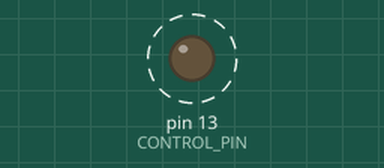
Simulated run of this sketch. Board: Arduino Uno, built with avr-gcc and run on an emulated ATmega328P. Parts: output pins drawn as LEDs (lit = HIGH). Dashed ring = blinking.

Above: at 0.6 s.
Timing chart, 0 to 5.9 s (numbered marks = the images above):
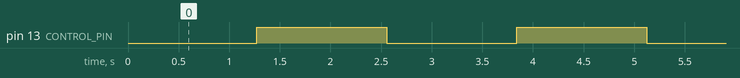

The sketch:

6_pulsar.ino
```cpp
#define CONTROL_PIN 13

int brightness = 0;

void setup()
{
  pinMode(CONTROL_PIN, OUTPUT);
}

void loop()
{
  brightness = (brightness + 1) % 256;
  analogWrite(CONTROL_PIN, brightness);

  delay(10);
}
```

Measured:
- by itself, pin 13 (CONTROL_PIN): alternates HIGH for 1.3 s and LOW for 1.3 s
